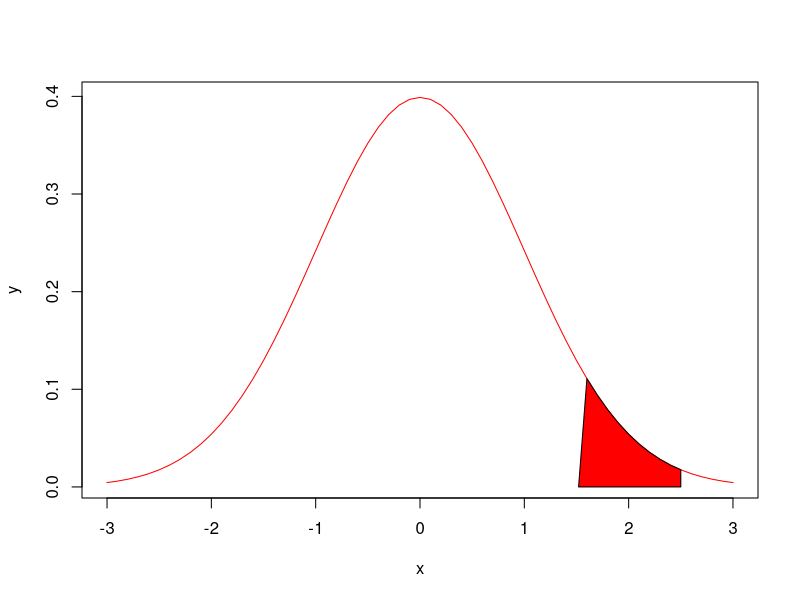

Reproduce this figure in R.
# Generate the sequence for x from -3 to 3
x <- seq(from = -3, to = 3, by = 0.1)

# Calculate the corresponding y values using the normal density function
y <- dnorm(x, mean = 0, sd = 1)

# Plot the entire curve from -3 to 3
plot(x, y, type = "l", col = "red")

# Subset the x and y values for the range -1.52 to 1.96
x_subset <- x[x >= -1.52 & x <= 1.96]
y_subset <- y[x >= -1.52 & x <= 1.96]

# Shade the area under the curve from -1.52 to 1.96 using the subset of y
#polygon(c(-1.52, x_subset, 1.96),
#        c(0, y_subset, 0),
#        col = "red")



x_subset <- x[x >= 1.52 & x <= 2.5]
y_subset <- y[x >= 1.52 & x <= 2.5]

# Shade the area under the curve from -1.52 to 1.96 using the subset of y
polygon(c(1.52, x_subset, 2.5),
        c(0, y_subset, 0),
        col = "red")
